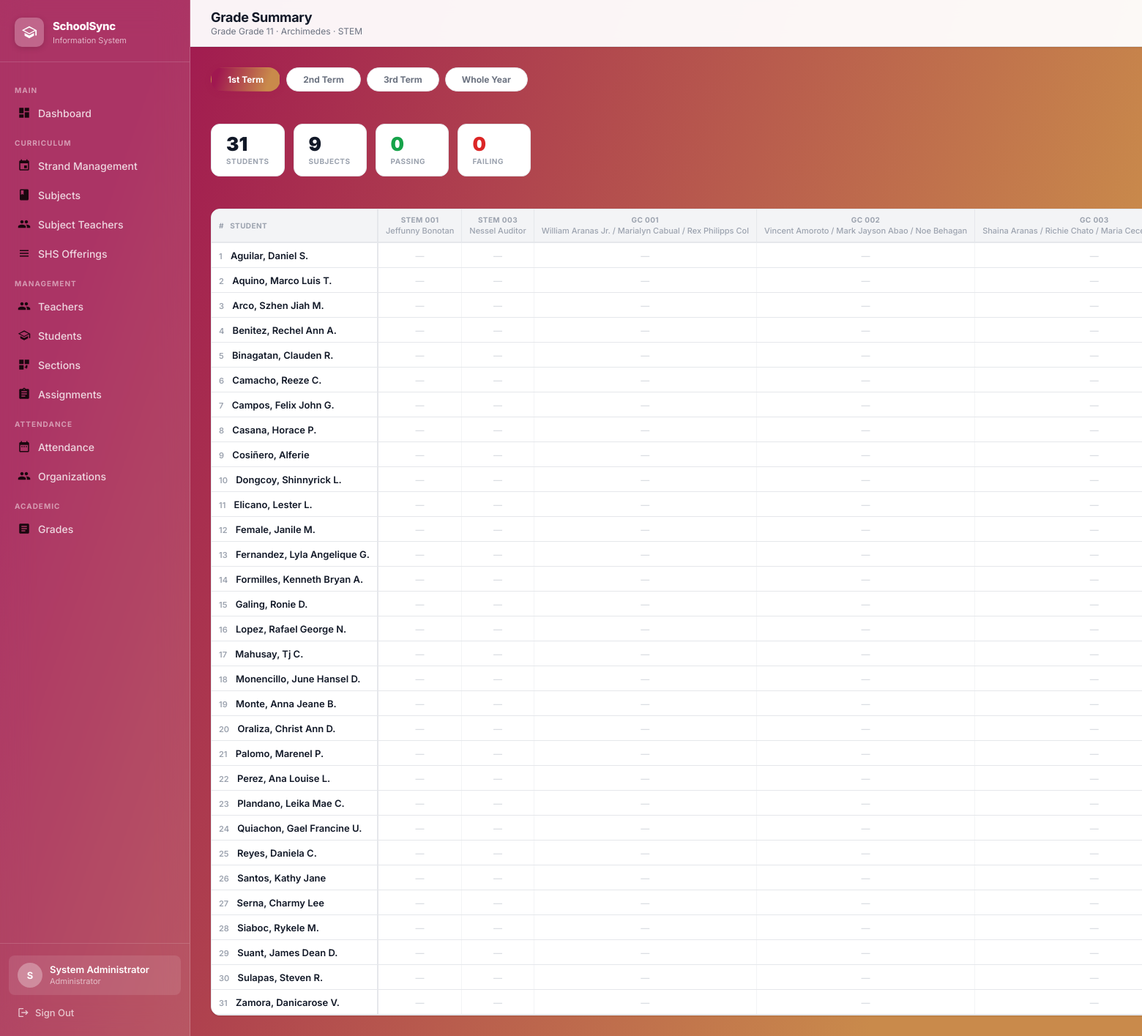
Screenshot of /grades/section/1/summary (signed in) with the database file from the repository.
### tables this page shows
CREATE TABLE sections (
        id INTEGER PRIMARY KEY AUTOINCREMENT,
        grade_level TEXT NOT NULL, section_name TEXT NOT NULL, adviser_id INTEGER, student_limit INTEGER DEFAULT 40, strand_id INTEGER REFERENCES strands(id) ON DELETE SET NULL,
        FOREIGN KEY (adviser_id) REFERENCES teachers(id) ON DELETE SET NULL);

CREATE TABLE strands (
        id INTEGER PRIMARY KEY AUTOINCREMENT,
        strand_code TEXT UNIQUE NOT NULL, strand_name TEXT NOT NULL, description TEXT);

CREATE TABLE subjects (
        id INTEGER PRIMARY KEY AUTOINCREMENT,
        subject_code TEXT NOT NULL, subject_name TEXT NOT NULL,
        grade_level TEXT NOT NULL, strand TEXT, semester TEXT, default_teacher_id INTEGER, shs_type TEXT);

CREATE TABLE students (
            id               INTEGER PRIMARY KEY AUTOINCREMENT,
            student_id       TEXT UNIQUE NOT NULL,
            first_name       TEXT NOT NULL,
            last_name        TEXT NOT NULL,
            middle_name      TEXT,
            gender           TEXT,
            birthdate        TEXT,
            address          TEXT,
            contact_no       TEXT,
            email            TEXT,
            guardian_name    TEXT,
            guardian_contact TEXT,
            section_id       INTEGER,
            strand_id        INTEGER,
            grade_level      TEXT,
            enrollment_status TEXT DEFAULT 'Enrolled',
            created_at       TEXT DEFAULT (datetime('now')), password TEXT,
            FOREIGN KEY (section_id) REFERENCES sections(id) ON DELETE SET NULL,
            FOREIGN KEY (strand_id)  REFERENCES strands(id)  ON DELETE SET NULL
        );

### app.py (the view)
@app.route('/grades/section/<int:sec_id>/summary')
@login_required
def grade_summary(sec_id):
    conn = get_db()
    section = conn.execute(
        "SELECT s.*, st.strand_code FROM sections s LEFT JOIN strands st ON s.strand_id=st.id WHERE s.id=?",
        (sec_id,)
    ).fetchone()
    if not section:
        flash('Section not found.', 'danger')
        conn.close()
        return redirect(url_for('grades_home'))
    is_jhs = section['grade_level'] in ('7', '8', '9', '10')
    if is_jhs:
        active_sem = 'Whole Year'
    else:
        active_sem = request.args.get('sem', '1st Term')
        if active_sem not in SEM_TERMS:
            active_sem = '1st Term'
    subjects = get_section_subjects(conn, sec_id, active_sem)
    subjects  = subjects_for_sem_tab(subjects, active_sem)
    students = conn.execute(
        "SELECT id, student_id, first_name, last_name, middle_name FROM students "
        "WHERE section_id=? ORDER BY last_name, first_name",
        (sec_id,)
    ).fetchall()
    all_grades = conn.execute(
        "SELECT student_id, subject_id, semester, quarter, written_works, performance_tasks, quarterly_assessment "
        "FROM grades WHERE section_id=?",
        (sec_id,)
    ).fetchall()
    sem_quarters_rows = conn.execute(
        "SELECT period, semester FROM grading_period_settings ORDER BY id"
    ).fetchall()
    sem_quarters_map = {}
    for r in sem_quarters_rows:
        sem_quarters_map.setdefault(r['semester'], [])
        if r['period'] not in sem_quarters_map[r['semester']]:
            sem_quarters_map[r['semester']].append(r['period'])
    conn.close()
    grade_map = {}
    for g in all_grades:
        qg = compute_quarterly_grade(g['written_works'], g['performance_tasks'], g['quarterly_assessment'])
        key = (g['subject_id'], g['semester'] or '')
        grade_map.setdefault(g['student_id'], {}).setdefault(key, {})[g['quarter']] = qg
    rows = []
    for st in students:
        sub_grades = {}
        gen_vals   = []
        for sub in subjects:
            sub_scope = (sub.get('semester') or '').strip()
            if sub_scope == 'Whole Year':
                eff_sem = 'Whole Year'
            elif sub_scope:
                eff_sem = sub_scope
            else:
                eff_sem = active_sem
            relevant_qs = sem_quarters_map.get(eff_sem, ALL_TERMS)
            grade_key = (sub['id'], eff_sem)
            q_vals = [
                grade_map.get(st['id'], {}).get(grade_key, {}).get(q)
                for q in relevant_qs
            ]
            q_vals = [v for v in q_vals if v is not None]
            avg = round(sum(q_vals) / len(q_vals), 2) if q_vals else None
            if avg is not None:
                gen_vals.append(avg)
            sub_grades[sub['id']] = {
                'avg':     avg,
                'passing': avg is not None and avg >= PASSING_GRADE,
            }
        gen_avg = round(sum(gen_vals) / len(gen_vals), 2) if gen_vals else None
        rows.append({
            'student':    dict(st),
            'sub_grades': sub_grades,
            'gen_avg':    gen_avg,
            'passing':    gen_avg is not None and gen_avg >= PASSING_GRADE,
        })
    return render_template('grade_summary.html',
                           section=section, subjects=subjects,
                           rows=rows, active_sem=active_sem,
                           passing_grade=PASSING_GRADE)

### app.py (called while the page is built)
def get_db():
    conn = sqlite3.connect(DATABASE)
    conn.row_factory = sqlite3.Row
    conn.execute("PRAGMA foreign_keys = ON")
    return conn

def login_required(f):
    @wraps(f)
    def decorated(*args, **kwargs):
        if 'admin_id' not in session:
            return redirect(url_for('login'))
        return f(*args, **kwargs)
    return decorated

def subjects_for_sem_tab(subjects_all, active_sem):
    if not active_sem:
        return list(subjects_all)
    active_terms = set(SEM_TERMS.get(active_sem, ALL_TERMS))
    out = []
    for s in subjects_all:
        scope = (s.get('semester') or '').strip()
        if not scope or scope == 'Whole Year':
            out.append(s)
            continue
        scope_terms = set(SEM_TERMS.get(scope, ALL_TERMS))
        if active_terms & scope_terms:
            out.append(s)
    return out

### templates/grade_summary.html (shortened to what this page needs)
{% extends "layout.html" %}
{% block page_title %}Grade Summary{% endblock %}
{% block page_subtitle %}Grade {{ section.grade_level }} · {{ section.section_name }}{% if section.strand_code %} · {{ section.strand_code }}{% endif %}{% endblock %}
{% block content %}
{% set is_jhs = section.grade_level in ('7', '8', '9', '10') %}
{% if not is_jhs %}
<div class="sem-tab-bar print-hide">
  <a href="{{ url_for('grade_summary', sec_id=section.id, sem='1st Term') }}"
     class="sem-tab {{ 'active' if active_sem == '1st Term' else '' }}">1st Term</a>
  <a href="{{ url_for('grade_summary', sec_id=section.id, sem='2nd Term') }}"
     class="sem-tab {{ 'active' if active_sem == '2nd Term' else '' }}">2nd Term</a>
  <a href="{{ url_for('grade_summary', sec_id=section.id, sem='3rd Term') }}"
     class="sem-tab {{ 'active' if active_sem == '3rd Term' else '' }}">3rd Term</a>
  <a href="{{ url_for('grade_summary', sec_id=section.id, sem='Whole Year') }}"
     class="sem-tab {{ 'active' if active_sem == 'Whole Year' else '' }}">Whole Year</a>
</div>
{% endif %}
{% set passing_rows   = rows | selectattr('passing') | list %}
{% set graded_rows    = rows | selectattr('gen_avg') | list %}
{% set failing_rows   = graded_rows | rejectattr('passing') | list %}
{% set avg_list       = graded_rows | map(attribute='gen_avg') | list %}
{% set class_avg      = (avg_list | sum / avg_list | length) | round(2) if avg_list else none %}
<div class="stat-row print-hide">
  <div class="stat-chip-box">
    <div class="val">{{ rows | length }}</div>
    <div class="lbl">Students</div>
  </div>
  <div class="stat-chip-box">
    <div class="val">{{ subjects | length }}</div>
    <div class="lbl">Subjects</div>
  </div>
  <div class="stat-chip-box">
    <div class="val" style="color:#16a34a;">{{ passing_rows | length }}</div>
    <div class="lbl">Passing</div>
  </div>
  <div class="stat-chip-box">
    <div class="val" style="color:#dc2626;">{{ failing_rows | length }}</div>
    <div class="lbl">Failing</div>
  </div>
</div>
{% if not rows %}
<div class="content-card">
  <div class="empty-state">
    <svg viewBox="0 0 24 24" fill="currentColor"><path d="M16 11c1.66 0 2.99-1.34 2.99-3S17.66 5 16 5c-1.66 0-3 1.34-3 3s1.34 3 3 3zm-8 0c1.66 0 2.99-1.34 2.99-3S9.66 5 8 5C6.34 5 5 6.34 5 8s1.34 3 3 3zm0 2c-2.33 0-7 1.17-7 3.5V19h14v-2.5c0-2.33-4.67-3.5-7-3.5z"/></svg>
    <h3>No students enrolled</h3>
  </div>
</div>
{% else %}
<div class="content-card">
  <div class="summary-wrap">
    <table class="summary-table">
      <thead>
        <tr>
          <th class="th-name"># &nbsp; Student</th>
          {% for sub in subjects %}
          <th>
            {{ sub.subject_code }}
            {% if sub.teachers %}
            <div class="th-sub">{{ sub.teachers | join(' / ') }}</div>
            {% endif %}
          </th>
          {% endfor %}
        </tr>
      </thead>
      <tbody>
        {% for row in rows %}
        <tr>
          <td class="td-name">
            <span style="color:var(--text-muted);font-size:11px;margin-right:8px;">{{ loop.index }}</span>
            {{ row.student.last_name }}, {{ row.student.first_name }}{% if row.student.middle_name %} {{ row.student.middle_name[0]|upper }}.{% endif %}
          </td>
          {% for sub in subjects %}
          {% set sg = row.sub_grades[sub.id] %}
          <td>
            {% if sg.avg is not none %}
              <span class="gv {{ 'gv-pass' if sg.passing else 'gv-fail' }}">{{ sg.avg }}</span>
            {% else %}
              <span class="gv-none">—</span>
            {% endif %}
          </td>
          {% endfor %}
        </tr>
        {% endfor %}
      </tbody>
    </table>
  </div>
</div>
{% endif %}
{% endblock %}

### static/css/style.css (style rules this page uses)
:root { --brand-gradient: linear-gradient(109deg, rgba(160,24,80,1) 11.2%, rgba(201,138,75,1) 81.7%); --blue-course: linear-gradient(90deg, rgba(46,129,211,1) 0%, rgba(25,70,171,1) 100%); --teal-course: linear-gradient(90deg, rgba(76,187,149,1) 0%, rgba(38,117,105,1) 100%); --yellow-course: linear-gradient(90deg, rgba(241,218,0,1) 0%, rgba(233,164,0,1) 100%); --pink-course: linear-gradient(90deg, rgba(208,53,141,1) 0%, rgba(131,10,78,1) 100%); --dark-teal-course: linear-gradient(90deg, rgba(107,53,202,1) 0%, rgba(72,23,155,1) 100%); --medium-blue-course: linear-gradient(90deg, rgba(56,61,201,1) 0%, rgba(19,21,128,1) 100%); --mint-green-course: linear-gradient(90deg, rgba(87,209,218,1) 0%, rgba(41,123,146,1) 100%); --green-course: linear-gradient(90deg, rgba(87,219,56,1) 0%, rgba(52,164,50,1) 100%); --orange-course: linear-gradient(90deg, rgba(235,154,48,1) 0%, rgba(218,86,15,1) 100%); --slate-blue-course: linear-gradient(90deg, rgba(50,103,153,1) 0%, rgba(18,57,96,1) 100%); --dark-green-course: linear-gradient(90deg, rgba(49,123,100,1) 0%, rgba(22,71,79,1) 100%); --orange-red-course: linear-gradient(90deg, #f26a21 0%, #c0392b 100%); --sidebar-width: 260px; --header-height: 64px; --radius-sm: 8px; --radius-md: 12px; --radius-lg: 16px; --shadow-sm: 0 1px 3px rgba(0,0,0,.08), 0 1px 2px rgba(0,0,0,.04); --shadow-md: 0 4px 12px rgba(0,0,0,.10), 0 2px 4px rgba(0,0,0,.06); --shadow-lg: 0 10px 30px rgba(0,0,0,.14), 0 4px 8px rgba(0,0,0,.08); --text-primary: #111827; --text-secondary: #6b7280; --text-muted: #9ca3af; --border: #e5e7eb; --bg-page: #f3f4f6; --bg-white: #ffffff; --danger: #ef4444; --success: #22c55e; }
*,*::before,*::after { box-sizing:border-box;margin:0;padding:0 }
html { scroll-behavior:smooth }
body { font-family:'Inter',sans-serif;font-size:14px;color:var(--text-primary);background:var(--brand-gradient);min-height:100vh;-webkit-font-smoothing:antialiased }
a { text-decoration:none;color:inherit }
.content-card { background:var(--bg-white);border-radius:var(--radius-md);box-shadow:var(--shadow-sm);border:1px solid var(--border);overflow:hidden }

### templates/grade_summary.html (style rules this page uses)
.sem-tab-bar { display:flex; gap:8px; margin-bottom:20px; }
.sem-tab { padding:8px 22px; border-radius:99px; font-size:12px; font-weight:700; border:1.5px solid var(--border); background:#fff; color:var(--text-secondary); text-decoration:none; transition:all .15s; }
.sem-tab.active { background:var(--brand-gradient); border-color:transparent; color:#fff; box-shadow:0 2px 8px rgba(160,24,80,.2); }
.stat-row { display:flex; gap:12px; flex-wrap:wrap; margin-bottom:20px; }
.stat-chip-box { background:#fff; border:1px solid var(--border); border-radius:var(--radius-md); padding:14px 20px; min-width:100px; }
.stat-chip-box .val { font-size:26px; font-weight:900; line-height:1; }
.stat-chip-box .lbl { font-size:10px; font-weight:700; text-transform:uppercase; letter-spacing:.5px; color:var(--text-muted); margin-top:4px; }
.summary-wrap { overflow-x:auto; -webkit-overflow-scrolling:touch; }
.summary-table { width:100%; border-collapse:collapse; font-size:13px; white-space:nowrap; }
.summary-table th { padding:8px 10px; font-size:10px; font-weight:700; text-transform:uppercase; letter-spacing:.4px; color:var(--text-muted); background:var(--bg-page); border-bottom:2px solid var(--border); border-right:1px solid var(--border); text-align:center; position:sticky; top:0; z-index:2; }
.summary-table th.th-name { text-align:left; min-width:180px; position:sticky; left:0; z-index:3; background:var(--bg-page); border-right:2px solid var(--border); }
.summary-table td { padding:8px 10px; border-bottom:1px solid var(--border); border-right:1px solid #f3f4f6; text-align:center; vertical-align:middle; }
.summary-table td.td-name { text-align:left; position:sticky; left:0; background:#fff; z-index:1; border-right:2px solid var(--border); font-weight:600; }
.th-sub { font-size:11px; color:var(--text-muted); font-weight:500; margin-top:2px; text-transform:none; letter-spacing:0; }
.gv-none { color:#d1d5db; font-weight:400; font-size:12px; }

### rows the page displays
sections: grade_level "Grade 11", section_name "Archimedes"
strands: strand_code "STEM"
subjects: subject_code "STEM 001", teachers "Jeffunny Bonotan"
subjects: subject_code "STEM 003", teachers "Nessel Auditor"
subjects: subject_code "GC 001", teachers "William Aranas Jr. / Marialyn Cabual / Rex Philipps Col"
subjects: subject_code "GC 002", teachers "Vincent Amoroto / Mark Jayson Abao / Noe Behagan"
subjects: subject_code "GC 003", teachers "Shaina Aranas / Richie Chato / Maria…"
students: student.last_name "Aguilar", student.first_name "Daniel", student "S"
students: student.last_name "Aquino", student.first_name "Marco Luis", student "T"
students: student.last_name "Arco", student.first_name "Szhen Jiah", student "M"
students: student.last_name "Benitez", student.first_name "Rechel Ann", student "A"
students: student.last_name "Binagatan", student.first_name "Clauden", student "R"
students: student.last_name "Camacho", student.first_name "Reeze", student "C"
students: student.last_name "Campos", student.first_name "Felix John", student "G"
students: student.last_name "Casana", student.first_name "Horace", student "P"
students: student.last_name "Cosiñero", student.first_name "Alferie"
students: student.last_name "Dongcoy", student.first_name "Shinnyrick", student "L"
students: student.last_name "Elicano", student.first_name "Lester", student "L"
students: student.last_name "Female", student.first_name "Janile", student "M"
students: student.last_name "Fernandez", student.first_name "Lyla Angelique", student "G"
students: student.last_name "Formilles", student.first_name "Kenneth Bryan", student "A"
students: student.last_name "Galing", student.first_name "Ronie", student "D"
students: student.last_name "Lopez", student.first_name "Rafael George", student "N"
students: student.last_name "Mahusay", student.first_name "Tj", student "C"
students: student.last_name "Monencillo", student.first_name "June Hansel", student "D"
students: student.last_name "Monte", student.first_name "Anna Jeane", student "B"
students: student.last_name "Oraliza", student.first_name "Christ Ann", student "D"
students: student.last_name "Palomo", student.first_name "Marenel", student "P"
students: student.last_name "Perez", student.first_name "Ana Louise", student "L"
students: student.last_name "Plandano", student.first_name "Leika Mae", student "C"
students: student.last_name "Quiachon", student.first_name "Gael Francine", student "U"
students: student.last_name "Reyes", student.first_name "Daniela", student "C"
students: student.last_name "Santos", student.first_name "Kathy Jane"
students: student.last_name "Serna", student.first_name "Charmy Lee"
students: student.last_name "Siaboc", student.first_name "Rykele", student "M"
students: student.last_name "Suant", student.first_name "James Dean", student "D"
students: student.last_name "Sulapas", student.first_name "Steven", student "R"
students: student.last_name "Zamora", student.first_name "Danicarose", student "V"

### other values shown
{{ session.admin_name[0]|upper }} "S"
{{ session.admin_name }} "System Administrator"
{{ rows | length }} "31"
{{ subjects | length }} "9"
{{ passing_rows | length }} "0"
{{ failing_rows | length }} "0"
